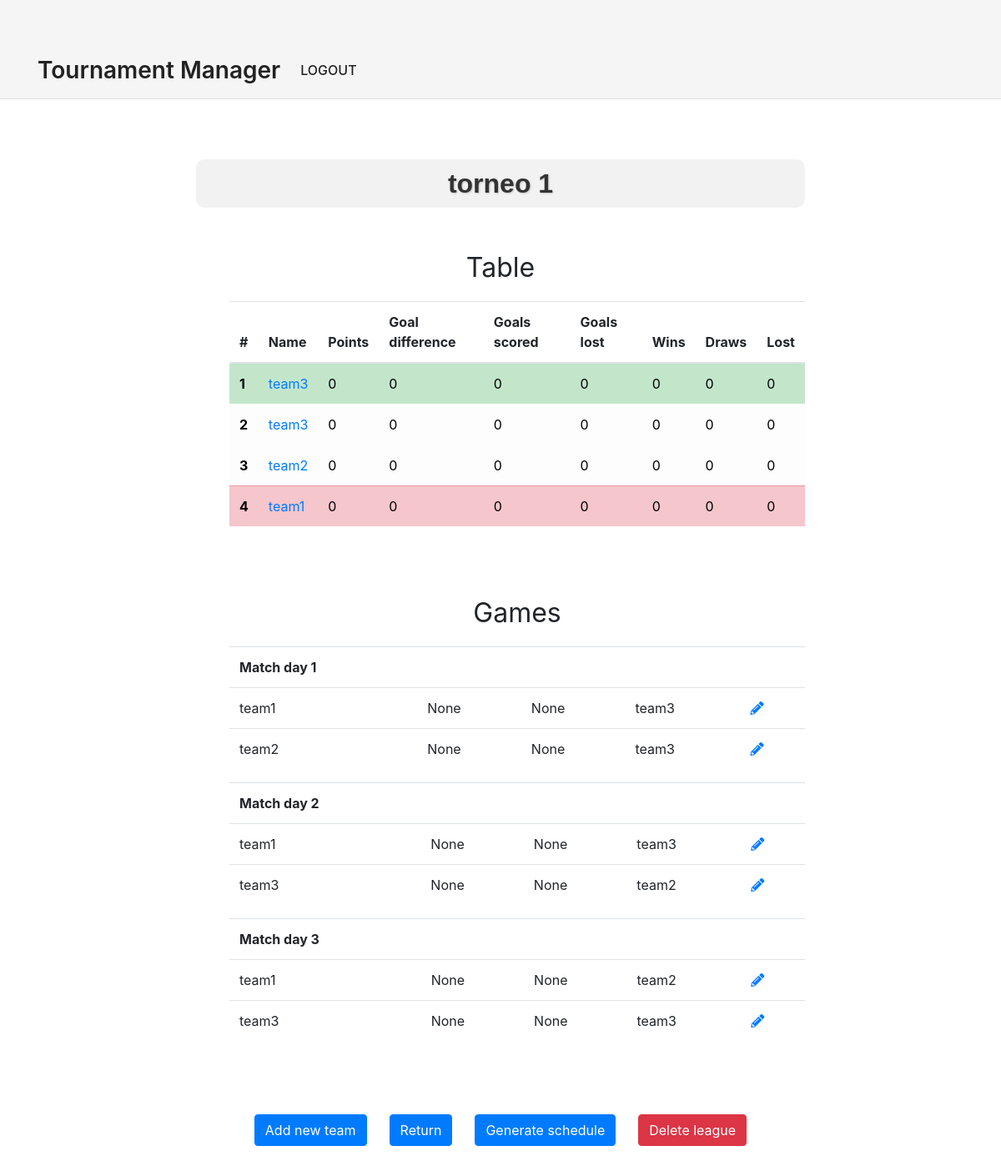
Page /7 (signed in) on the committed database.
### main/models.py (models this page shows, shortened)
class League(models.Model):
    user = models.ForeignKey(User, on_delete=models.CASCADE, related_name="league", null=True)
    league_id = models.AutoField(primary_key=True)
    name = models.CharField(max_length=30)
    promoted_teams = models.IntegerField(default=1)
    relegated_teams = models.IntegerField(default=1)

class Team(models.Model):
    team_id = models.AutoField(primary_key=True)
    league_id = models.ForeignKey(League, on_delete=models.CASCADE)
    name = models.CharField(max_length=30)
    shorthand = models.CharField(max_length=3)
    points = models.IntegerField(null=False, default=0)
    goals_scored = models.IntegerField(null=False, default=0)
    goals_lost = models.IntegerField(null=False, default=0)
    wins = models.IntegerField(null=False, default=0)
    draws = models.IntegerField(null=False, default=0)
    lost = models.IntegerField(null=False, default=0)

class Match(models.Model):
    match_id = models.AutoField(primary_key=True)
    match_day = models.IntegerField()
    home_team_id = models.ForeignKey(Team, on_delete=models.CASCADE, related_name="hometeam")
    away_team_id = models.ForeignKey(Team, on_delete=models.CASCADE, related_name="awayteam")
    home_team_result = models.IntegerField(null=True, validators=[MinValueValidator(0)])
    away_team_result = models.IntegerField(null=True, validators=[MinValueValidator(0)])

### main/views.py (the view, shortened to what this page needs)
# urls.py: path('<int:id>', views.league, name='index'),
@login_required
def league(response, id):
    l = League.objects.get(league_id=id)
    teams = list(l.team_set.all())
    m = [Match.objects.filter(home_team_id__in=[t.team_id for t in l.team_set.all()], match_day=i) for i in range(1,len(teams))]
    return render(response, 'main/league.html', {"l" : l, "m": m})

### main/templatetags/main_tags.py (called while the page is built)
@register.filter(name='div')
def div(value, arg):
    return value - arg

@register.filter
def sortleague(value):
    return reversed(sorted(value, key=lambda k: (k.points, k.goals_scored-k.goals_lost, k.goals_scored)))

### templates/main/league.html (shortened to what this page needs)
 {% extends "main/base.html" %}
{% load main_tags %}
{% block content %}
<br>
<h1 class="league-name">
    <center>
        <b>{{ l.name }}</b>
    </center>
</h1>
<br>
<form method="post" action="#">
    <p><center><font size="+3">Table</font></center></p>
    <ul>
        <table class="table">
            <thead>
                <tr>
                    <th scope="col">#</th>
                    <th scope="col">Name</th>
                    <th scope="col">Points</th>
                    <th scope="col">Goal difference</th>
                    <th scope="col">Goals scored</th>
                    <th scope="col">Goals lost</th>
                    <th scope="col">Wins</th>
                    <th scope="col">Draws</th>
                    <th scope="col">Lost</th>
                </tr>
            </thead>
            <tbody>
                {% for team in l.team_set.all|sortleague %}
                {% if forloop.counter <= l.promoted_teams %}
                <tr class="table-success">
                {% elif forloop.counter > l.promoted_teams and forloop.counter <= l.team_set.count|div:l.relegated_teams %}
                <tr class="table-light">
                {% else %}
                <tr class="table-danger">
                {% endif %}
                    <th scope="row">{{ forloop.counter }}</th>
                    <td><a href="{{ l.league_id }}/{{ team.team_id }}">{{ team.name }}</a></td>
                    <td>{{ team.points }}</td>
                    <td>{{ team.goals_scored|div:team.goals_lost }}</td>
                    <td>{{ team.goals_scored }}</td>
                    <td>{{ team.goals_lost }}</td>
                    <td>{{ team.wins }}</td>
                    <td>{{ team.draws }}</td>
                    <td>{{ team.lost }}</td>
                </tr>
                {% endfor %}
            </tbody>
        </table>
        <br><br>
        <p><center><font size="+3">Games</font></center></p>
        {% for match_list in m %}
        <table class="table">
            <tbody>
                <tr>
                    <td><b>Match day {{ forloop.counter }}</b></td>
                    <td></td>
                    <td></td>
                    <td></td>
                    <td></td>
                </tr>
                <tr>
                    {% for match in match_list %}
                    <td>{{ match.home_team_id.name }}</td>
                    <td>{{ match.home_team_result }}</td>
                    <td>{{ match.away_team_result }}</td>
                    <td>{{ match.away_team_id.name }}</td>
                    <td><a href="{{ l.league_id }}/editmatch/{{ match.match_id }}"><i class="fas fa-pencil-alt"></i></a></td>
                </tr>
                {% endfor %}
            </tbody>
        </table>
        {% endfor %}
    </ul>
    <br><br>
    <div >
        <br>
        <center>
            <a href="/{{ l.league_id }}/createteam" class="btn btn-primary">Add new team</a>
            <a href="/" class="btn btn-primary">Return</a>
            <button type="submit" class="btn btn-primary" name="generateSchedule" value="generateSchedule">Generate schedule</button>
            <button type="delete" class="btn btn-danger" name="deleteL" value="deleteL">Delete league</button>
        </center>
        <br>
    </div>
</form>
{% endblock %}

### templates/main/league.html (style rules this page uses)
.league-name { background-color: #F2F2F2; border-radius: 10px; font-size: 2rem; color: #333333; padding: 10px; text-align: center; font-family: Arial, sans-serif; text-shadow: 1px 1px 2px rgba(0, 0, 0, 0.2); }
.table-success { background-color: #e0f7fa; color: #000000; }
.table-light { background-color: #f8f8f8; color: #000000; }
.table-danger { background-color: #ffebee; color: #000000; }

### rows in the picture
League: name "torneo 1"
Team: name "team3", points "0", goals_scored|div "0", goals_scored "0", goals_lost "0", wins "0", draws "0", lost "0"
Team: name "team3", points "0", goals_scored|div "0", goals_scored "0", goals_lost "0", wins "0", draws "0", lost "0"
Team: name "team2", points "0", goals_scored|div "0", goals_scored "0", goals_lost "0", wins "0", draws "0", lost "0"
Team: name "team1", points "0", goals_scored|div "0", goals_scored "0", goals_lost "0", wins "0", draws "0", lost "0"
Match: home_team_id.name "team1", home_team_result "None", away_team_result "None", away_team_id.name "team3"
Match: home_team_id.name "team2", home_team_result "None", away_team_result "None", away_team_id.name "team3"
Match: home_team_id.name "team1", home_team_result "None", away_team_result "None", away_team_id.name "team3"
Match: home_team_id.name "team3", home_team_result "None", away_team_result "None", away_team_id.name "team2"
Match: home_team_id.name "team1", home_team_result "None", away_team_result "None", away_team_id.name "team2"
Match: home_team_id.name "team3", home_team_result "None", away_team_result "None", away_team_id.name "team3"
